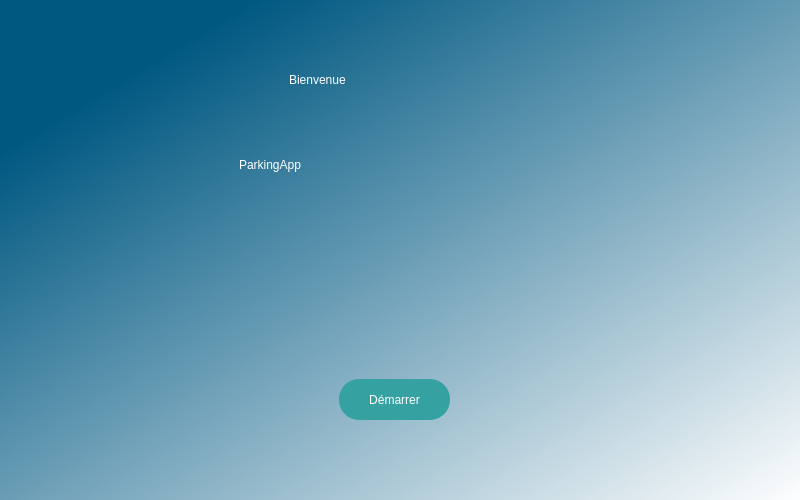
<?xml version="1.0" encoding="UTF-8"?>
<ui version="4.0">
 <class>Dialog</class>
 <widget class="QDialog" name="Dialog">
  <property name="geometry">
   <rect>
    <x>0</x>
    <y>0</y>
    <width>800</width>
    <height>500</height>
   </rect>
  </property>
  <property name="windowTitle">
   <string>Dialog</string>
  </property>
  <widget class="QWidget" name="widget" native="true">
   <property name="geometry">
    <rect>
     <x>-1</x>
     <y>-1</y>
     <width>811</width>
     <height>501</height>
    </rect>
   </property>
   <property name="styleSheet">
    <string notr="true">QWidget#widget{
background-color:qlineargradient(spread:pad, x1:0.165, y1:0.148136, x2:1, y2:1, stop:0 rgba(0, 88, 129, 255), stop:1 rgba(255, 255, 255, 255));}</string>
   </property>
   <widget class="QLabel" name="label">
    <property name="geometry">
     <rect>
      <x>290</x>
      <y>60</y>
      <width>221</width>
      <height>41</height>
     </rect>
    </property>
    <property name="styleSheet">
     <string notr="true">color:rgb(255, 255, 255);
font: 81 30pt &quot;Raleway ExtraBold&quot;;</string>
    </property>
    <property name="text">
     <string>Bienvenue</string>
    </property>
   </widget>
   <widget class="QLabel" name="label_2">
    <property name="geometry">
     <rect>
      <x>240</x>
      <y>120</y>
      <width>371</width>
      <height>91</height>
     </rect>
    </property>
    <property name="styleSheet">
     <string notr="true">font: 57 48pt &quot;Zilla Slab Medium&quot;;
color:rgb(255, 255, 255);</string>
    </property>
    <property name="text">
     <string>ParkingApp</string>
    </property>
   </widget>
   <widget class="QLabel" name="label_3">
    <property name="enabled">
     <bool>true</bool>
    </property>
    <property name="geometry">
     <rect>
      <x>230</x>
      <y>240</y>
      <width>351</width>
      <height>101</height>
     </rect>
    </property>
    <property name="autoFillBackground">
     <bool>false</bool>
    </property>
    <property name="styleSheet">
     <string notr="true">border-radius:20px;</string>
    </property>
    <property name="text">
     <string/>
    </property>
    <property name="pixmap">
     <pixmap resource="r.qrc">:/images/ressource/image.jpg</pixmap>
    </property>
    <property name="scaledContents">
     <bool>true</bool>
    </property>
    <property name="wordWrap">
     <bool>true</bool>
    </property>
    <property name="openExternalLinks">
     <bool>false</bool>
    </property>
    <property name="textInteractionFlags">
     <set>Qt::NoTextInteraction</set>
    </property>
   </widget>
   <widget class="QPushButton" name="pushButto">
    <property name="geometry">
     <rect>
      <x>340</x>
      <y>380</y>
      <width>111</width>
      <height>41</height>
     </rect>
    </property>
    <property name="mouseTracking">
     <bool>true</bool>
    </property>
    <property name="styleSheet">
     <string notr="true">border-radius:20px;
background-color: rgb(53, 161, 161);
color:rgb(255, 255, 255);
font: 75 16pt &quot;Tw Cen MT&quot;;</string>
    </property>
    <property name="text">
     <string>Démarrer</string>
    </property>
   </widget>
   <zorder>label</zorder>
   <zorder>label_2</zorder>
   <zorder>pushButto</zorder>
   <zorder>label_3</zorder>
  </widget>
 </widget>
 <resources>
  <include location="r.qrc"/>
 </resources>
 <connections/>
</ui>
